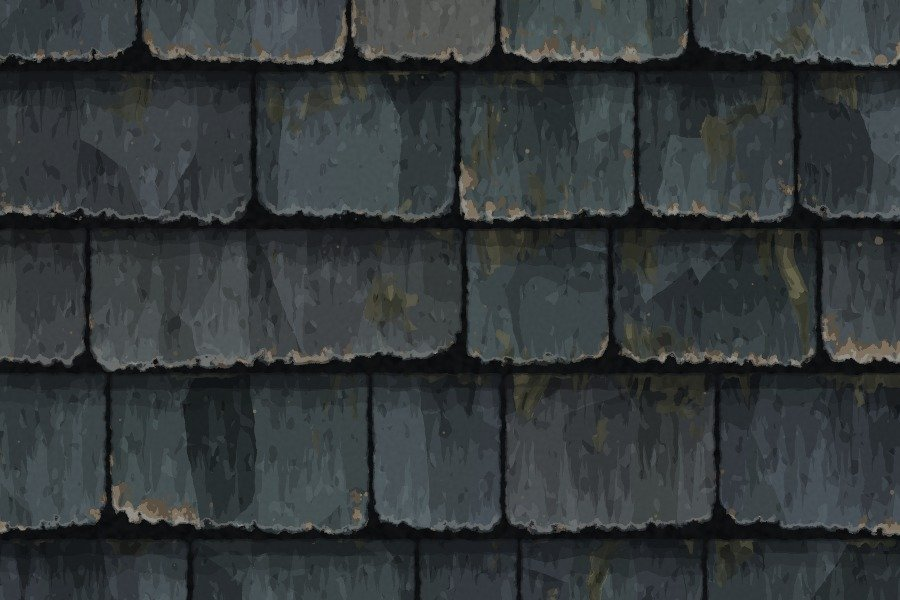
#> input picture procedural-textures/recipes/slate_layers/look_fixes/round2/tiled3x3_seam_crop_1to1.jpg, 900 x 600 px
$ python moss_character.py tiled3x3_seam_crop_1to1.jpg   (older library calls are emulated)
#> lines starting #> are read from the running program, lines starting #| are printed output that depends on the picture; after the words box and inside, x2 and y2 are one past the last pixel; in counts of white or black regions, pixels touching at a corner belong together
# What this does (plain words): measures a few general-character numbers of the moss (olive dots) of a colour picture so that the moss of a test bake
# can be compared with the reference's moss: the average olive colour, how yellow it is, and how big the olive pieces are. It copies nothing.
# Use: python3 -I moss_character.py reference|PICTURE.png ...
import os, sys
import cv2
import numpy as np
PROC = os.path.abspath(os.path.join(os.path.dirname(os.path.abspath(__file__)), '..', '..', '..', '..'))
def lab(p):
    l = cv2.cvtColor(p, cv2.COLOR_BGR2LAB).astype(np.float64)
    return l[...,0]*100/255, l[...,1]-128, l[...,2]-128
for name in sys.argv[1:]:
    path = os.path.join(PROC, 'reference', 'slate', 'colour.png') if name == 'reference' else name
    pic = cv2.imread(path)
#> pic is the input picture: shape (600, 900, 3); mean B, G, R 58.8, 57.2, 51.8
    if pic.shape[0] != 900: pic = cv2.resize(pic, (900, 900), interpolation=cv2.INTER_AREA)
#> pic: shape (900, 900, 3)
    L, a, b = lab(pic)
    olive = (b > 6) & (a < 1)
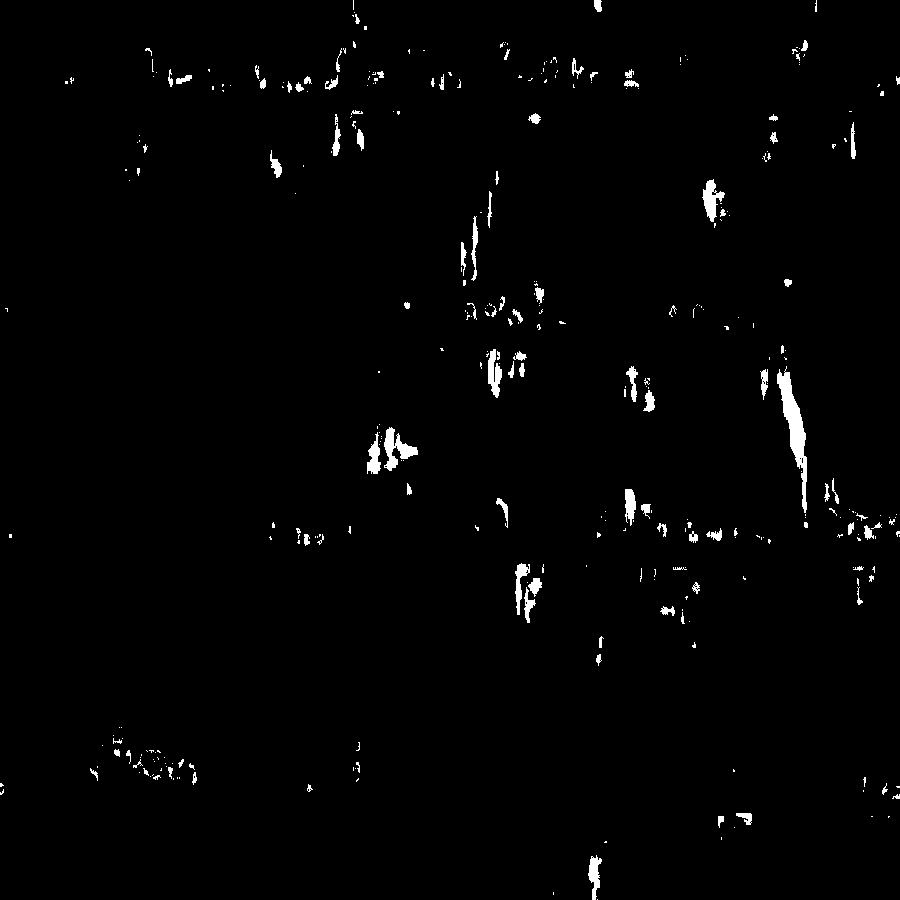
#> olive: shape (900, 900) bool; 1.4% white; 354 white regions (247 under 20 px), largest, box (x1, y1, x2, y2) and area: (777, 366, 807, 513) 1468, (384, 427, 418, 471) 629, (702, 179, 725, 222) 467
    n = olive.sum()
#> n = 11036
    chroma = np.hypot(a, b)
    closed = cv2.morphologyEx(olive.astype(np.uint8), cv2.MORPH_CLOSE, cv2.getStructuringElement(cv2.MORPH_ELLIPSE, (5, 5)))
#> closed: shape (900, 900); values 0 (black) and 1 (white), 1.5% white; 235 white regions (137 under 20 px), largest, box (x1, y1, x2, y2) and area: (777, 366, 807, 518) 1514, (367, 427, 418, 474) 1111, (515, 563, 542, 623) 717
    cnt, lbl, stats, _ = cv2.connectedComponentsWithStats(closed, connectivity=8)
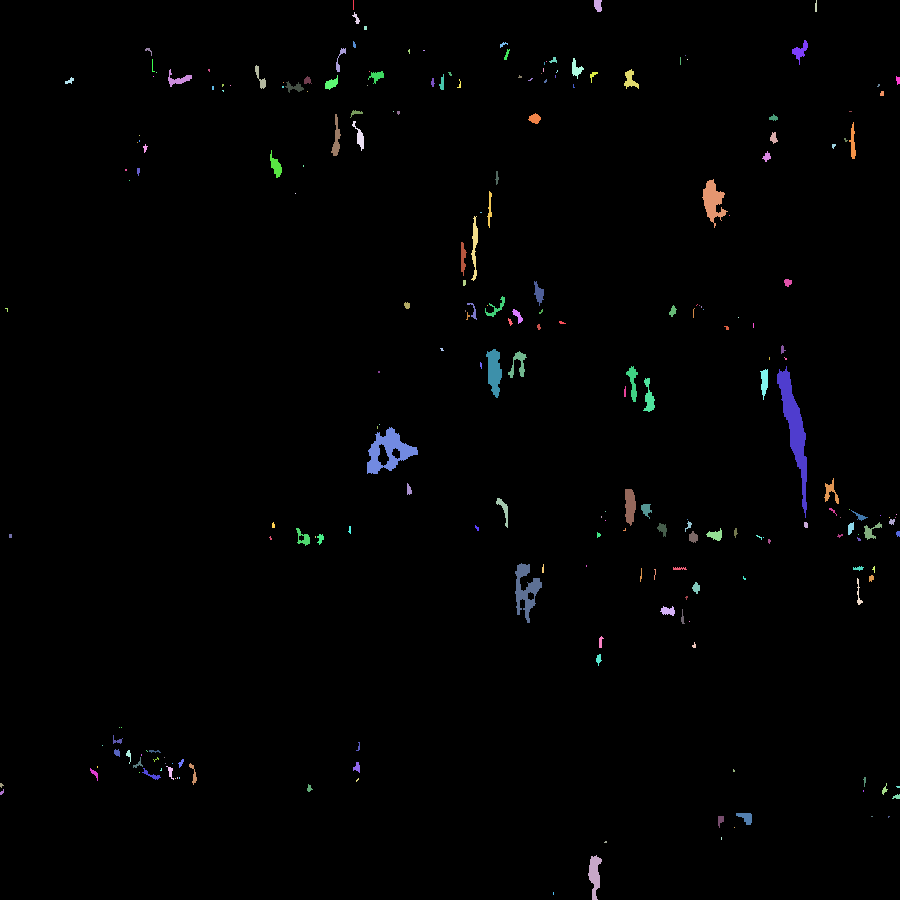
#> lbl: shape (900, 900) int32; 236 distinct labels, from 0 to 235; one colour per label, 0 black
#> cnt = 236; stats = 236 rows, first 6: [0, 0, 900, 900, 797600], [353, 0, 1, 10, 10], [594, 0, 8, 12, 80], [815, 0, 2, 12, 21], [352, 12, 8, 12, 38], [364, 26, 3, 4, 12]
    areas = np.sort(stats[1:, cv2.CC_STAT_AREA])[::-1]
#> areas = 235 values, max 1514 at index 0, min 1 at index 192, mean 52.77
    tot = areas.sum()
#> tot = 12400
    big = areas[areas >= 400].sum() / max(tot, 1)
#> big = 0.358
    # greenish-grey wash (olive-ish but weaker): b* 2..6 and a* < 0
    wash = ((b > 2) & (b <= 6) & (a < 0)).mean() * 100
#> wash = 4.64
    # edge crispness: median gradient magnitude of L on olive boundary pixels
    edge = cv2.morphologyEx(olive.astype(np.uint8), cv2.MORPH_GRADIENT, np.ones((3,3), np.uint8)).astype(bool)
#> edge: shape (900, 900) bool; 2% white; 211 white regions (51 under 20 px), largest, box (x1, y1, x2, y2) and area: (776, 365, 808, 519) 822, (514, 562, 543, 624) 667, (383, 426, 419, 472) 482
    gx = cv2.Sobel(L, cv2.CV_64F, 1, 0, ksize=3); gy = cv2.Sobel(L, cv2.CV_64F, 0, 1, ksize=3)
#> after `gx = cv2.Sobel(L, cv2.CV_64F, 1, 0, ksize=3)`:
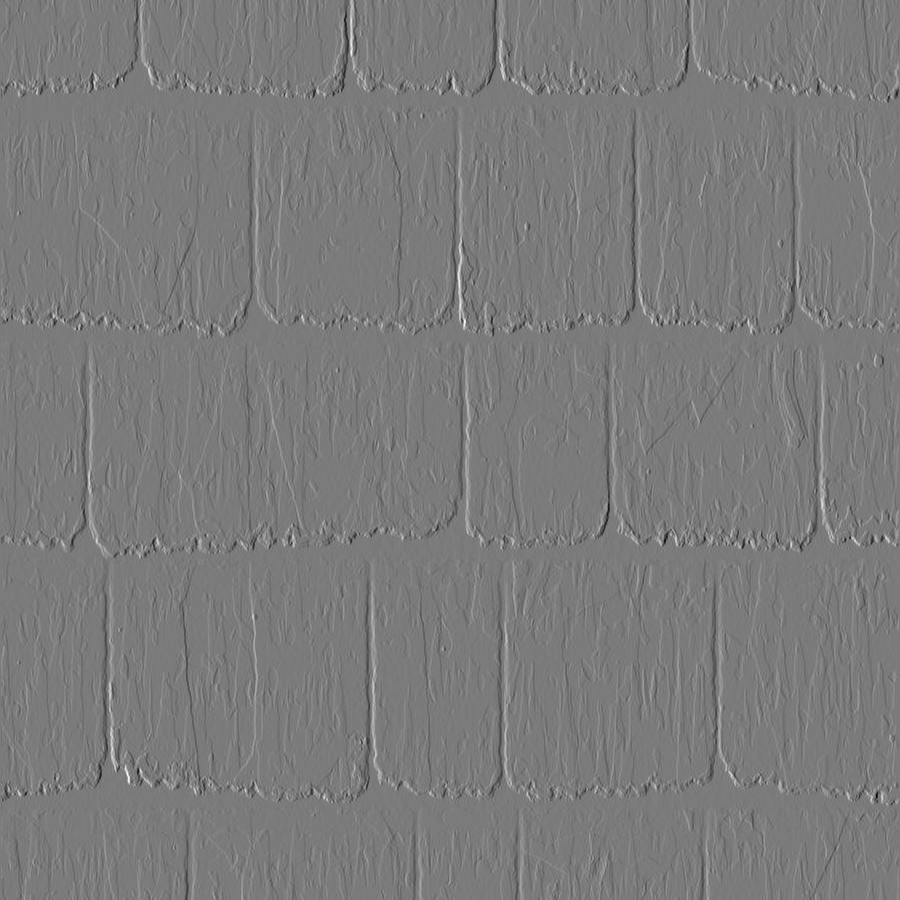
#> gx: shape (900, 900) float64; min -203.1, max 216.9, mean 0; drawn with min black and max white
#> after `gy = cv2.Sobel(L, cv2.CV_64F, 0, 1, ksize=3)`:
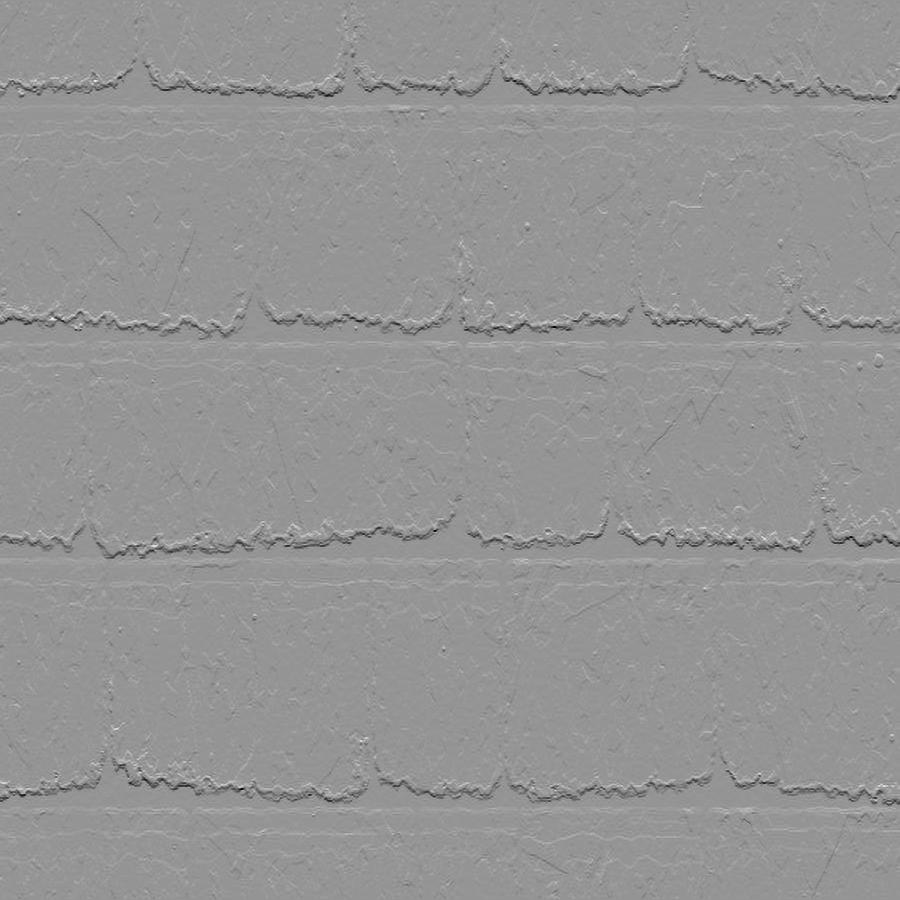
#> gy: shape (900, 900) float64; min -188.2, max 134.1, mean 0; drawn with min black and max white
    grad = np.hypot(gx, gy)
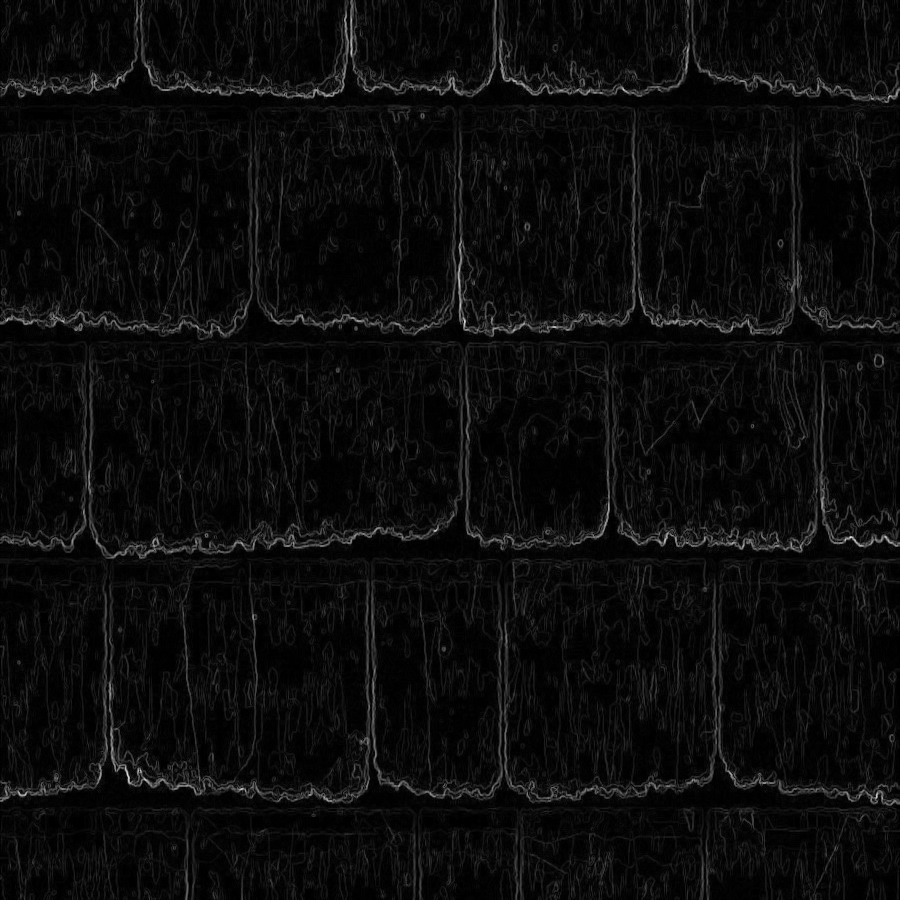
#> grad: shape (900, 900) float64; min 0, max 228.7, mean 12.1
    print(os.path.basename(os.path.dirname(path)) + '/' + os.path.basename(path) if name != 'reference' else 'reference',
          'olive%%=%.1f' % (olive.mean()*100), 'meanLab=%.1f/%.1f/%.1f' % (L[olive].mean(), a[olive].mean(), b[olive].mean()),
          'chroma=%.1f' % chroma[olive].mean(), 'pieces=%d' % (len(areas)), 'median_piece=%d' % np.median(areas), 'share_in_pieces>=400=%.0f%%' % (big*100),
          'weak_green_wash%%=%.1f' % wash, 'edge_grad=%.1f' % np.median(grad[edge]), 'olive_inner_grad=%.1f' % np.median(grad[olive]))
#| /tiled3x3_seam_crop_1to1.jpg olive%=1.4 meanLab=31.9/-2.5/8.2 chroma=8.7 pieces=235 median_piece=14 share_in_pieces>=400=36% weak_green_wash%=4.6 edge_grad=13.1 olive_inner_grad=11.2
